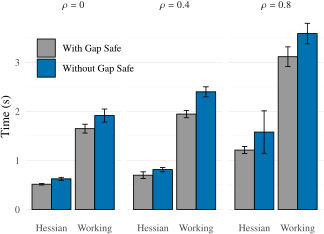

This chart was generated by the following R code:
library(tibble)
library(tidyr)
library(dplyr)
library(tikzDevice)
library(ggplot2)

source("R/utils.R")

theme_set(theme_minimal(base_size = 9))

fig_width <- 3.35
fig_height <- 2.5

conf_level <- 0.05

d_raw <- readRDS("results/heuristic-with-or-without-gap-safe.rds") %>%
  filter(
    converged == TRUE
  ) %>%
  mutate(
    screening_type = recode(
      screening_type,
      "hessian" = "Hessian",
      "working" = "Working"
    )
  ) %>%
  select(screening_type, gap_safe, rho, time)

d <-
  d_raw %>%
  mutate(
    rho = as.factor(rho)
  ) %>%
  group_by(screening_type, gap_safe, rho) %>% 
  summarize(
    meantime = mean(time),
    se = sd(time) / sqrt(n()),
    ci = qnorm(1 - conf_level/2) * se
  ) %>%
  mutate(
    hi = meantime + ci,
    lo = meantime - ci
  ) 

cols <- c(
  "#999999", "#E69F00", "#56B4E9", "#009E73", "#F0E442",
  "#0072B2", "#D55E00", "#CC79A7"
)

options(
  tikzDocumentDeclaration =
    "\\documentclass[10pt]{article}\n\\usepackage{newtxtext,newtxmath}\n"
)

file <- "figures/heuristic-with-or-without-gap-safe.tex"
tikz(file, width = fig_width, height = fig_height, standAlone = TRUE)
ggplot(d, aes(screening_type, meantime, fill = gap_safe)) +
  geom_col(position = position_dodge(0.9), col = 1) +
  geom_errorbar(
    aes(ymin = lo, ymax = hi),
    position = position_dodge(0.9),
    width = 0.25
  ) +
  scale_fill_manual(
    values = cols[c(1, 6)]  ) +
  theme(legend.position = c(0.2, 0.8), panel.grid.major.x = element_blank()) +
  labs(
    fill = NULL,
    x = NULL,
    y = "Time (s)"
  )  +
  facet_wrap(
    "rho",
    labeller = labeller(rho = rho_labeller)
  )
dev.off()
renderPdf(file)
